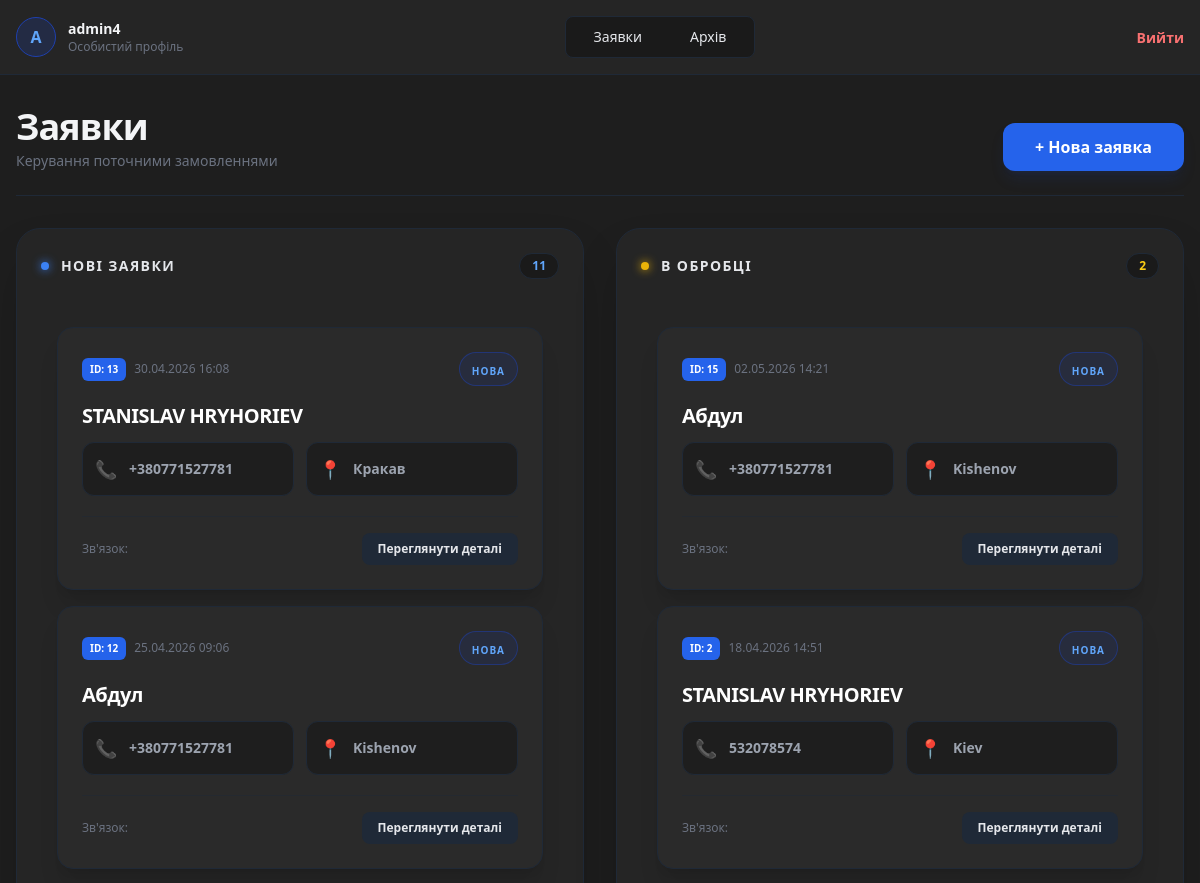
The app's page / (signed in, upper part), older data.
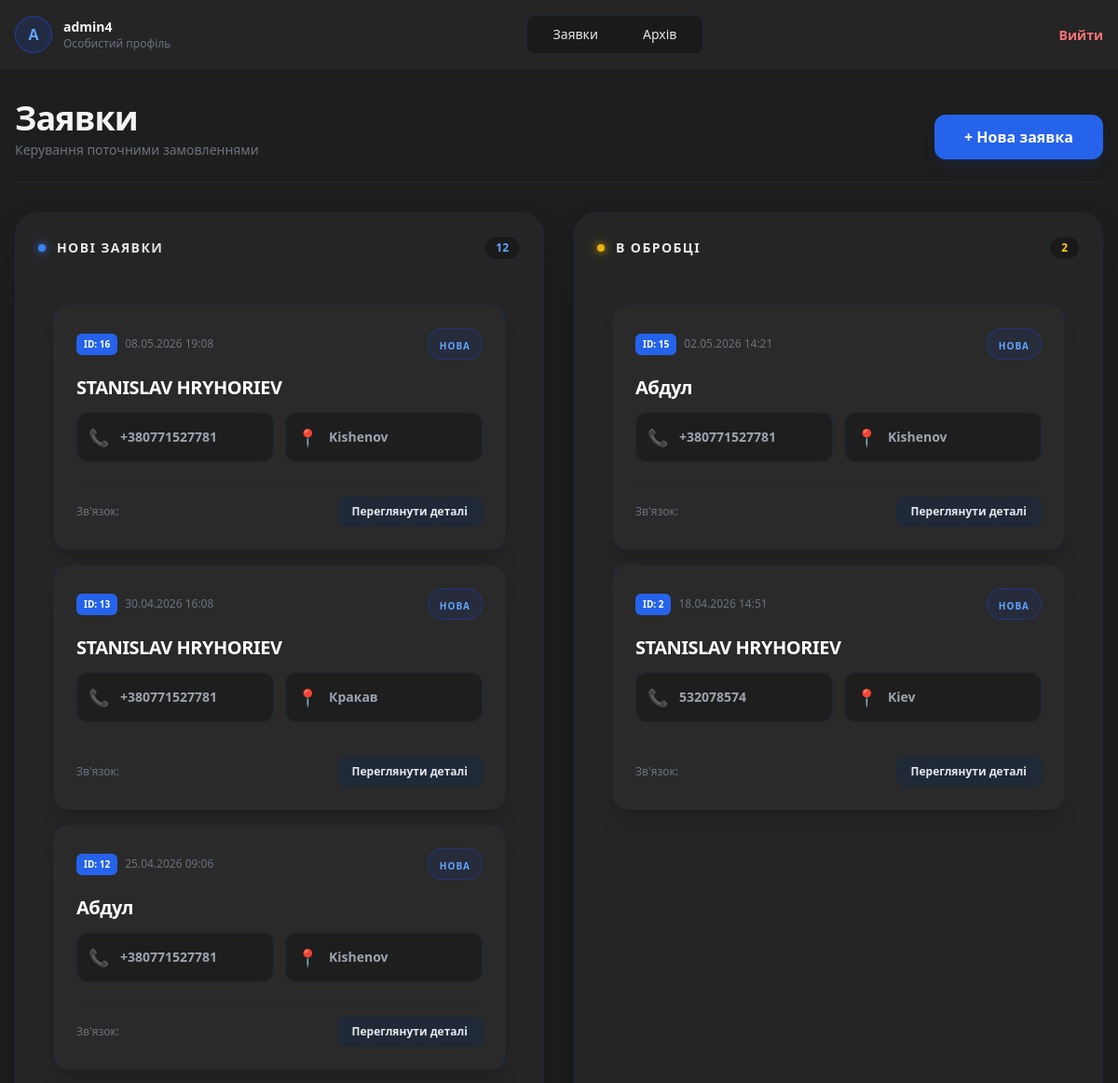
The same page, newer data.
### main/models.py (models this page shows, shortened)
class Order(models.Model):
    STATUS_CHOICES = [
        ('new', 'Нова'),
        ('process', 'В роботі'),
        ('success', 'Виконана'),
        ('cancel', 'Скасована'),
    ]
    COMM_CHOICES = [
        ('phone', 'Дзвінок'),
        ('tg', 'Telegram'),
        ('viber', 'Viber'),
        ('whatsapp', 'WhatsApp'),
    ]
    amount = models.DecimalField(max_digits=10, decimal_places=2, default=0, verbose_name="Сума")
    context = models.TextField(blank=True, null=True, verbose_name="Контекст")
    full_name = models.CharField(max_length=255, verbose_name="ПІБ Клієнта")
    phone = models.CharField(max_length=20, verbose_name="Телефон")
    comm_channel = models.CharField(max_length=20, choices=COMM_CHOICES, default='phone', verbose_name="Канал зв'язку")
    socials = models.TextField(blank=True, null=True, verbose_name="Соцмережі")
    region = models.CharField(max_length=100, blank=True, null=True, verbose_name="Область")
    city = models.CharField(max_length=100, blank=True, null=True, verbose_name="Місто")
    address = models.CharField(max_length=255, blank=True, null=True, verbose_name="Адреса")
    latitude = models.FloatField(blank=True, null=True, verbose_name="Широта")
    longitude = models.FloatField(blank=True, null=True, verbose_name="Довгота")
    status = models.CharField(max_length=20, choices=STATUS_CHOICES, default='new', verbose_name="Статус")
    created_at = models.DateTimeField(auto_now_add=True, verbose_name="Дата створення")
    user = models.ForeignKey(User, on_delete=models.CASCADE, verbose_name="Менеджер")
    investor = models.ManyToManyField(User, blank=True,
                                 related_name="assigned_orders",
                                 verbose_name="Призначеный инвестор",
                                 limit_choices_to={'groups__name':'Investors'}
                                 )
    class Meta:
        verbose_name = "Замовлення"
        verbose_name_plural = "Замовлення"

### main/views.py (the view, shortened to what this page needs)
# urls.py: path('', views.index, name='index'),
@login_required
def index(request):
    user = request.user
    if user.groups.filter(name='Investors').exists():
        orders = Order.objects.filter(investor=user).order_by('-created_at')
        return redirect('order_list')
    elif user.groups.filter(name="Broker").exists():
        orders = Order.objects.filter(investor=user).order_by('-created_at')
        return redirect('broker_menu')
    all_orders = Order.objects.all().order_by("-created_at")
    context = {
        'new_orders': all_orders.filter(status="new"),
        'processing_orders': all_orders.filter(status="process"),
        'new_count': all_orders.filter(status="new").count(),
        'proc_count': all_orders.filter(status="process").count(),
    }
    return render(request, 'index.html', context)

### main/templates/index.html (shortened to what the changed rows need)
{% extends 'base.html' %}
{% block content %}
<div class="flex justify-between items-end mb-8 border-b border-gray-800 pb-6">
    <div>
        <h1 class="text-4xl font-extrabold text-gray-100 tracking-tight">Заявки</h1>
    </div>
</div>
<div class="grid grid-cols-1 lg:grid-cols-2 gap-8">
    <div class="bg-[#252525] border border-gray-800 rounded-3xl p-6 min-h-[600px] flex flex-col shadow-2xl">
        <div class="flex justify-between items-center mb-8">
            <div class="flex items-center gap-3">
                <div class="w-2 h-2 rounded-full bg-blue-500 shadow-[0_0_10px_#3b82f6]"></div>
                <h3 class="text-gray-200 font-bold text-sm uppercase tracking-widest">Нові заявки</h3>
            </div>
            <span class="bg-[#1a1a1a] text-blue-400 text-xs font-bold px-3 py-1 rounded-full border border-gray-800">{{ new_orders.count }} </span>
        </div>
        <div class="flex-grow flex flex-col gap-4 p-4 w-full">
    {% for order in new_orders %}
        <div class="w-full bg-[#2a2a2a] border border-gray-800 rounded-2xl p-6 shadow-xl hover:border-blue-500 transition-all duration-300">
            <div class="flex justify-between items-center mb-4">
                <div class="flex items-center gap-2">
                    <span class="bg-blue-600 text-white text-[10px] px-2 py-1 rounded-md font-black">ID: {{ order.id }}</span>
                    <span class="text-gray-500 text-xs font-medium">{{ order.created_at|date:"d.m.Y H:i" }}</span>
                </div>
                <div class="px-3 py-1 bg-blue-900/20 border border-blue-800/50 rounded-full">
                    <span class="text-blue-400 text-[10px] font-bold uppercase tracking-widest">Нова</span>
                </div>
            </div>
            <div class="space-y-3">
                <h3 class="text-xl font-extrabold text-white tracking-tight">{{ order.full_name }}</h3>
                <div class="grid grid-cols-1 md:grid-cols-2 gap-3">
                    <div class="flex items-center gap-3 text-gray-400 bg-[#1e1e1e] p-3 rounded-xl border border-gray-800">
                        <span class="text-lg">📞</span>
                        <span class="text-sm font-semibold">{{ order.phone }}</span>
                    </div>
                    {% if order.city %}
                    <div class="flex items-center gap-3 text-gray-400 bg-[#1e1e1e] p-3 rounded-xl border border-gray-800">
                        <span class="text-lg">📍</span>
                        <span class="text-sm font-semibold">{{ order.city }}</span>
                    </div>
                    {% endif %}
                </div>
            </div>
            <div class="mt-5 pt-4 border-t border-gray-800/50 flex justify-between items-center">
                <p class="text-xs text-gray-500">Зв'язок: </p>
                <a href ="{% url 'order_view' order.id %}" class="bg-gray-800 hover:bg-gray-700 text-gray-200 text-xs px-4 py-2 rounded-lg transition-colors font-bold">
                    Переглянути деталі
                </a>
            </div>
        </div>
    {% empty %}
        <div class="flex flex-col items-center justify-center py-20 opacity-20">
            <p class="text-gray-400 italic">Тут поки що порожньо...</p>
        </div>
    {% endfor %}
</div>
    </div>
    <div class="bg-[#252525] border border-gray-800 rounded-3xl p-6 min-h-[600px] flex flex-col shadow-2xl">
        <div class="flex-grow flex flex-col gap-4 p-4 w-full">
    {% for order in processing_orders %}
        <div class="w-full bg-[#2a2a2a] border border-gray-800 rounded-2xl p-6 shadow-xl hover:border-blue-500 transition-all duration-300">
            <div class="flex justify-between items-center mb-4">
                <div class="flex items-center gap-2">
                    <span class="bg-blue-600 text-white text-[10px] px-2 py-1 rounded-md font-black">ID: {{ order.id }}</span>
                    <span class="text-gray-500 text-xs font-medium">{{ order.created_at|date:"d.m.Y H:i" }}</span>
                </div>
                <div class="px-3 py-1 bg-blue-900/20 border border-blue-800/50 rounded-full">
                    <span class="text-blue-400 text-[10px] font-bold uppercase tracking-widest">Нова</span>
                </div>
            </div>
            <div class="space-y-3">
                <h3 class="text-xl font-extrabold text-white tracking-tight">{{ order.full_name }}</h3>
                <div class="grid grid-cols-1 md:grid-cols-2 gap-3">
                    <div class="flex items-center gap-3 text-gray-400 bg-[#1e1e1e] p-3 rounded-xl border border-gray-800">
                        <span class="text-lg">📞</span>
                        <span class="text-sm font-semibold">{{ order.phone }}</span>
                    </div>
                    {% if order.city %}
                    <div class="flex items-center gap-3 text-gray-400 bg-[#1e1e1e] p-3 rounded-xl border border-gray-800">
                        <span class="text-lg">📍</span>
                        <span class="text-sm font-semibold">{{ order.city }}</span>
                    </div>
                    {% endif %}
                </div>
            </div>
            <div class="mt-5 pt-4 border-t border-gray-800/50 flex justify-between items-center">
                <p class="text-xs text-gray-500">Зв'язок: </p>
                <a href ="{% url 'order_view' order.id %}" class="bg-gray-800 hover:bg-gray-700 text-gray-200 text-xs px-4 py-2 rounded-lg transition-colors font-bold">
                    Переглянути деталі
                </a>
            </div>
        </div>
    {% empty %}
        <div class="flex flex-col items-center justify-center py-20 opacity-20">
            <p class="text-gray-400 italic">Тут поки що порожньо...</p>
        </div>
    {% endfor %}
</div>
    </div>
</div>
{% endblock %}

Row changes from the older to the newer data that the page shows:
added Order: id "16", created_at "08.05.2026 19:08", full_name "STANISLAV HRYHORIEV", phone "+380771527781", city "Kishenov", shown under "НОВІ ЗАЯВКИ"
Text that changed along with them:
{{ new_orders.count }}: "11" → "12"
